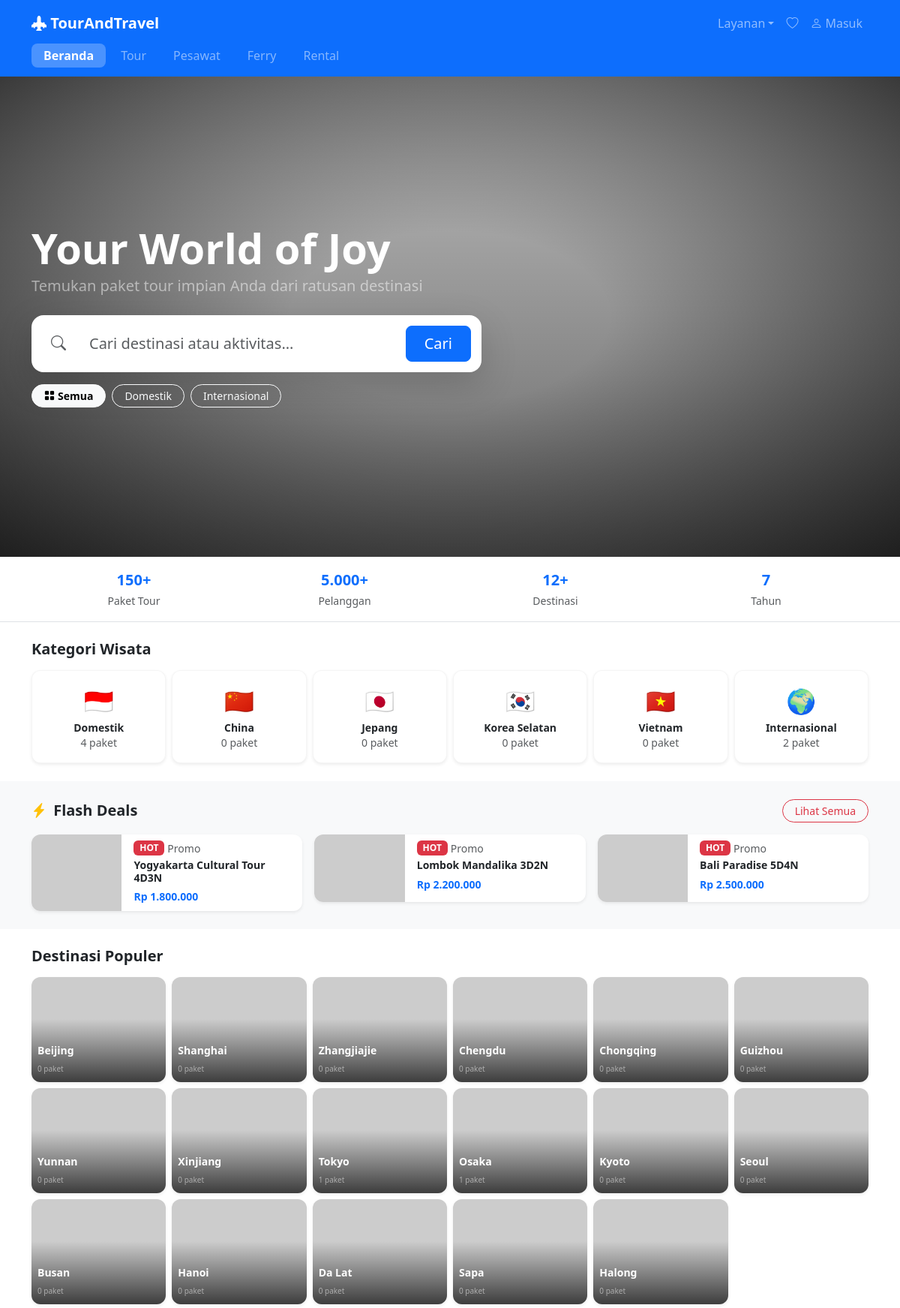
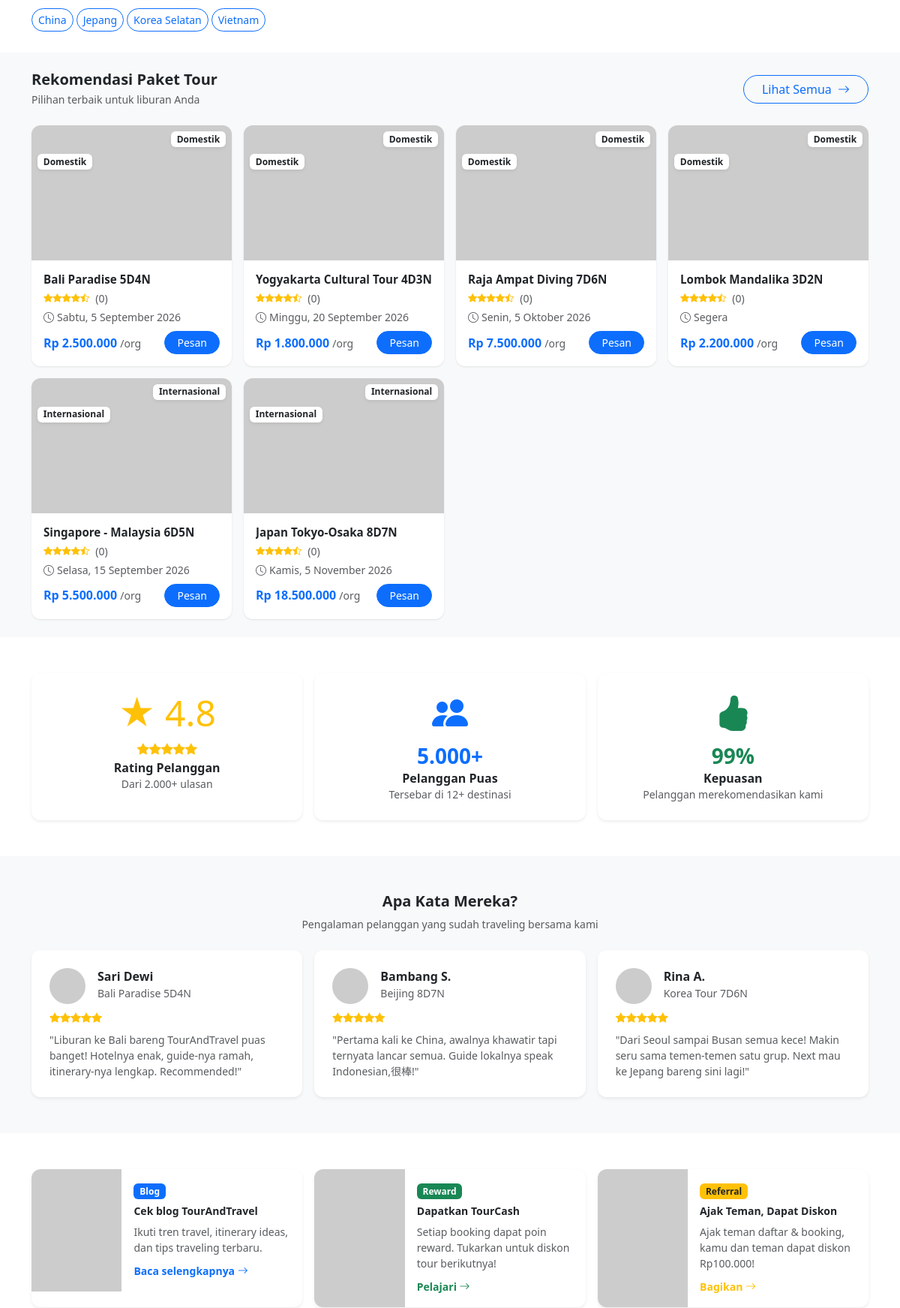
The page / (upper part) on the database its author committed (2 pictures, top to bottom).
### tables this page shows
CREATE TABLE IF NOT EXISTS tours (
    id INT AUTO_INCREMENT PRIMARY KEY,
    title VARCHAR(200) NOT NULL,
    slug VARCHAR(200) NOT NULL UNIQUE,
    category VARCHAR(100) NOT NULL,
    description TEXT,
    price DECIMAL(12,2) NOT NULL,
    original_price DECIMAL(12,2) DEFAULT NULL,
    max_participants INT NOT NULL DEFAULT 20,
    rating DECIMAL(2,1) DEFAULT 4.8,
    total_reviews INT DEFAULT 0,
    cover_image VARCHAR(255) DEFAULT NULL,
    wiki_image VARCHAR(255) DEFAULT NULL,
    is_active TINYINT(1) NOT NULL DEFAULT 1,
    created_at TIMESTAMP DEFAULT CURRENT_TIMESTAMP,
    updated_at TIMESTAMP DEFAULT CURRENT_TIMESTAMP ON UPDATE CURRENT_TIMESTAMP
);

### index.php (the view, shortened to what the rows shown need)
<?php
require_once 'includes/db.php';
require_once 'includes/functions.php';
$toursResult = getTours();
$tours = $toursResult['tours'];
$featuredTours = array_slice($tours, 0, 8);
$promoTours = db()->query("SELECT * FROM tours WHERE category = 'Promo' AND is_active = 1")->fetchAll();
if (!count($promoTours)) {
    $promoTours = db()->query("SELECT * FROM tours WHERE is_active = 1 AND price > 0 ORDER BY price ASC LIMIT 3")->fetchAll();
}
require_once 'includes/header.php';
?>
<section class="hero-klook d-flex align-items-center position-relative overflow-hidden">
    <div class="container position-relative z-1">
        <div class="row">
            <div class="col-lg-7 text-white">
                <h1 class="display-4 fw-bold mb-2 lh-1">Your World of Joy</h1>
            </div>
        </div>
    </div>
</section>
<?php if (count($promoTours) > 0): ?>
<section class="py-4 bg-light">
    <div class="container">
        <div class="row g-3">
            <?php foreach (array_slice($promoTours, 0, 3) as $promo): ?>
            <div class="col-md-4">
                <a href="tour-detail.php?slug=<?= e($promo['slug']) ?>" class="text-decoration-none">
                    <div class="card border-0 shadow-sm overflow-hidden promo-card">
                        <div class="row g-0">
                            <div class="col-4">
                                <img src="<?= getTourImage($promo, 'small') ?>" class="h-100 w-100" style="object-fit: cover;" alt="">
                            </div>
                            <div class="col-8">
                                <div class="card-body py-2 px-3">
                                    <div class="d-flex align-items-center gap-1 mb-1">
                                        <span class="badge bg-danger small">HOT</span>
                                        <small class="text-muted">Promo</small>
                                    </div>
                                    <h6 class="fw-semibold small mb-1 text-dark"><?= e($promo['title']) ?></h6>
                                    <?php if ($promo['price'] > 0): ?>
                                        <span class="fw-bold text-primary small"><?= formatRupiah($promo['price']) ?></span>
                                    <?php else: ?>
                                        <span class="badge bg-info">Hubungi Kami</span>
                                    <?php endif; ?>
                                </div>
                            </div>
                        </div>
                    </div>
                </a>
            </div>
            <?php endforeach; ?>
        </div>
    </div>
</section>
<?php endif; ?>
<section class="py-4 bg-light">
    <div class="container">
        <div class="row g-3">
            <?php foreach ($featuredTours as $tour): ?>
            <div class="col-6 col-lg-3">
                <div class="card tour-card-klook border-0 shadow-sm h-100">
                    <div class="position-relative overflow-hidden rounded-top" style="height: 180px;">
                        <img src="<?= getTourImage($tour, 'medium') ?>" onerror="this.src='<?= getTourImageFallback($tour, 'medium') ?>'" class="w-100 h-100" style="object-fit: cover;" alt="<?= e($tour['title']) ?>">
                        <span class="badge bg-white text-dark position-absolute top-0 start-0 m-2 shadow-sm" style="margin-top: 38px !important;"><?= e($tour['category']) ?></span>
                        <span class="badge bg-white text-dark position-absolute top-0 end-0 m-2 shadow-sm"><?= e($tour['category']) ?></span>
                    </div>
                    <div class="card-body p-3">
                        <h6 class="fw-semibold mb-1 text-truncate"><?= e($tour['title']) ?></h6>
                        <div class="d-flex align-items-center gap-2 small mb-1">
                            <?= renderStars($tour['rating']) ?>
                            <span class="text-muted">(<?= $tour['total_reviews'] ?>)</span>
                        </div>
                        <div class="d-flex align-items-center text-muted small mb-2">
                            <i class="bi bi-clock me-1"></i>
                            <?php
                                $stmt = db()->prepare("SELECT MIN(departure_date) as next FROM tour_dates WHERE tour_id = ? AND departure_date >= CURDATE() AND is_active = 1");
                                $stmt->execute([$tour['id']]);
                                $nextDate = $stmt->fetch();
                            ?>
                            <?php if ($nextDate && $nextDate['next']): ?>
                                <?= tglIndonesia($nextDate['next']) ?>
                            <?php else: ?>
                                Segera
                            <?php endif; ?>
                        </div>
                        <div class="d-flex justify-content-between align-items-center">
                            <div>
                                <span class="fw-bold text-primary"><?= formatRupiah($tour['price']) ?></span>
                                <small class="text-muted">/org</small>
                            </div>
                            <a href="tour-detail.php?slug=<?= e($tour['slug']) ?>" class="btn btn-sm btn-primary rounded-pill px-3">Pesan</a>
                        </div>
                    </div>
                </div>
            </div>
            <?php endforeach; ?>
        </div>
    </div>
</section>
<?php require_once 'includes/footer.php'; ?>

### includes/functions.php (shortened to what the rows shown need)
<?php
function formatRupiah($angka) {
    return 'Rp ' . number_format($angka, 0, ',', '.');
}
function tglIndonesia($date) {
    $hari = [
        'Sunday' => 'Minggu', 'Monday' => 'Senin', 'Tuesday' => 'Selasa',
        'Wednesday' => 'Rabu', 'Thursday' => 'Kamis', 'Friday' => 'Jumat',
        'Saturday' => 'Sabtu'
    ];
    $bulan = [
        1 => 'Januari', 'Februari', 'Maret', 'April', 'Mei', 'Juni',
        'Juli', 'Agustus', 'September', 'Oktober', 'November', 'Desember'
    ];
    $t = strtotime($date);
    $namaHari = $hari[date('l', $t)];
    $tanggal = date('j', $t);
    $namaBulan = $bulan[(int)date('m', $t)];
    $tahun = date('Y', $t);
    return "$namaHari, $tanggal $namaBulan $tahun";
}
function e($string) {
    return htmlspecialchars($string, ENT_QUOTES, 'UTF-8');
}
function getTours($category = null, $search = null, $priceRange = null, $duration = null, $rating = null, $sort = null, $page = 1, $perPage = 12) {
    $sql = "SELECT * FROM tours WHERE is_active = 1";
    $countSql = "SELECT COUNT(*) FROM tours WHERE is_active = 1";
    $params = [];
    $countParams = [];
    $sql .= match($sort) {
        'price_asc' => " ORDER BY price ASC",
        'price_desc' => " ORDER BY price DESC",
        'rating' => " ORDER BY rating DESC, total_reviews DESC",
        'popular' => " ORDER BY total_reviews DESC, rating DESC",
        default => " ORDER BY created_at DESC"
    };
    $page = max(1, (int)$page);
    $offset = ($page - 1) * $perPage;
    $sql .= " LIMIT $perPage OFFSET $offset";
    $countStmt = db()->prepare($countSql);
    $countStmt->execute($countParams);
    $total = $countStmt->fetchColumn();
    $stmt = db()->prepare($sql);
    $stmt->execute($params);
    $tours = $stmt->fetchAll();
    return ['tours' => $tours, 'total' => $total, 'page' => $page, 'perPage' => $perPage, 'lastPage' => max(1, (int)ceil($total / $perPage))];
}
function getTourImage($tour, $size = 'medium') {
    $dimensions = [
        'small'  => '320/240',
        'medium' => '640/480',
        'large'  => '1200/800',
    ];
    $dim = $dimensions[$size] ?? '640/480';
    $pool = ['travel', 'beach', 'mountain', 'ocean', 'city', 'nature', 'landscape', 'sea'];
    $idx = abs(crc32($tour['id'] ?? $tour['title'])) % count($pool);
    $keyword = $pool[$idx];
    return "https://loremflickr.com/{$dim}/{$keyword}?lock=" . $idx;
}
function getTourImageFallback($tour, $size = 'medium') {
    $dimensions = [
        'small'  => '320/240',
        'medium' => '640/480',
        'large'  => '1200/800',
    ];
    $dim = $dimensions[$size] ?? '640/480';
    $seed = strtolower(str_replace([' '], '-', $tour['title']));
    return "https://picsum.photos/seed/{$seed}/{$dim}";
}
function renderStars($rating) {
    $full = floor($rating);
    $half = ($rating - $full) >= 0.5;
    $html = '<span class="text-warning small">';
    for ($i = 0; $i < 5; $i++) {
        if ($i < $full) {
            $html .= '<i class="bi bi-star-fill"></i>';
        } elseif ($i == $full && $half) {
            $html .= '<i class="bi bi-star-half"></i>';
        } else {
            $html .= '<i class="bi bi-star"></i>';
        }
    }
    $html .= '</span>';
    return $html;
}
?>

### rows shown on the page
tours: title "Yogyakarta Cultural Tour 4D3N", price "Rp 1.800.000", category "Domestik", total_reviews "0", next "Minggu, 20 September 2026"
tours: title "Lombok Mandalika 3D2N", price "Rp 2.200.000", category "Domestik", total_reviews "0", shows "Segera"
tours: title "Bali Paradise 5D4N", price "Rp 2.500.000", category "Domestik", total_reviews "0", next "Sabtu, 5 September 2026"
tours: category "Domestik", title "Raja Ampat Diving 7D6N", total_reviews "0", next "Senin, 5 Oktober 2026", price "Rp 7.500.000"
tours: category "Internasional", title "Singapore - Malaysia 6D5N", total_reviews "0", next "Selasa, 15 September 2026", price "Rp 5.500.000"
tours: category "Internasional", title "Japan Tokyo-Osaka 8D7N", total_reviews "0", next "Kamis, 5 November 2026", price "Rp 18.500.000"

### other values the page prints
SITE_NAME "TourAndTravel"
$cat "Domestik"
$cat "Internasional"
$flag "🇮🇩"
$total "4"
$flag "🇨🇳"
$cat "China"
$total "0"
$flag "🇯🇵"
$cat "Jepang"
$flag "🇰🇷"
$cat "Korea Selatan"
$flag "🇻🇳"
$cat "Vietnam"
$flag "🌍"
